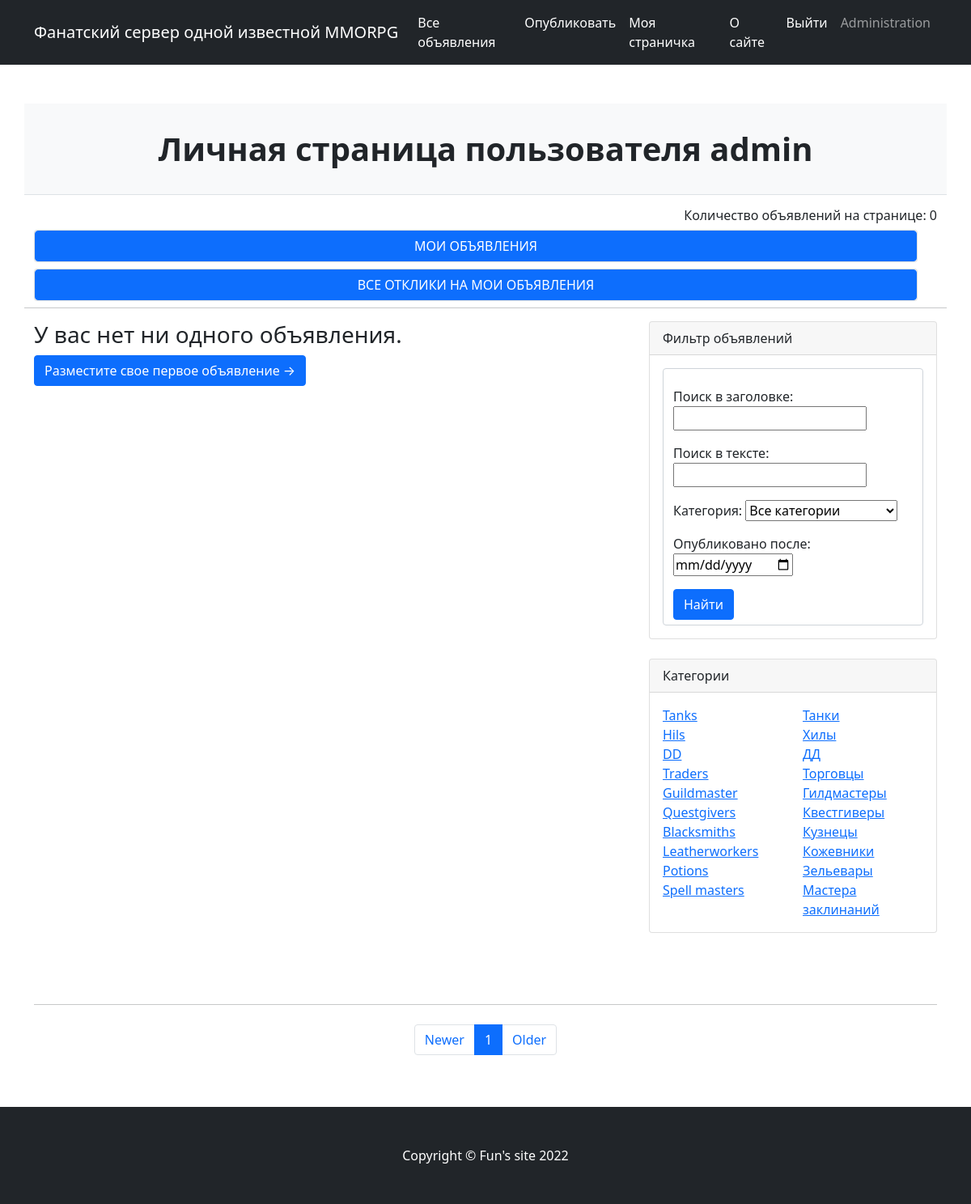
/board/myads/ (signed in), run on an earlier commit of the app's database.
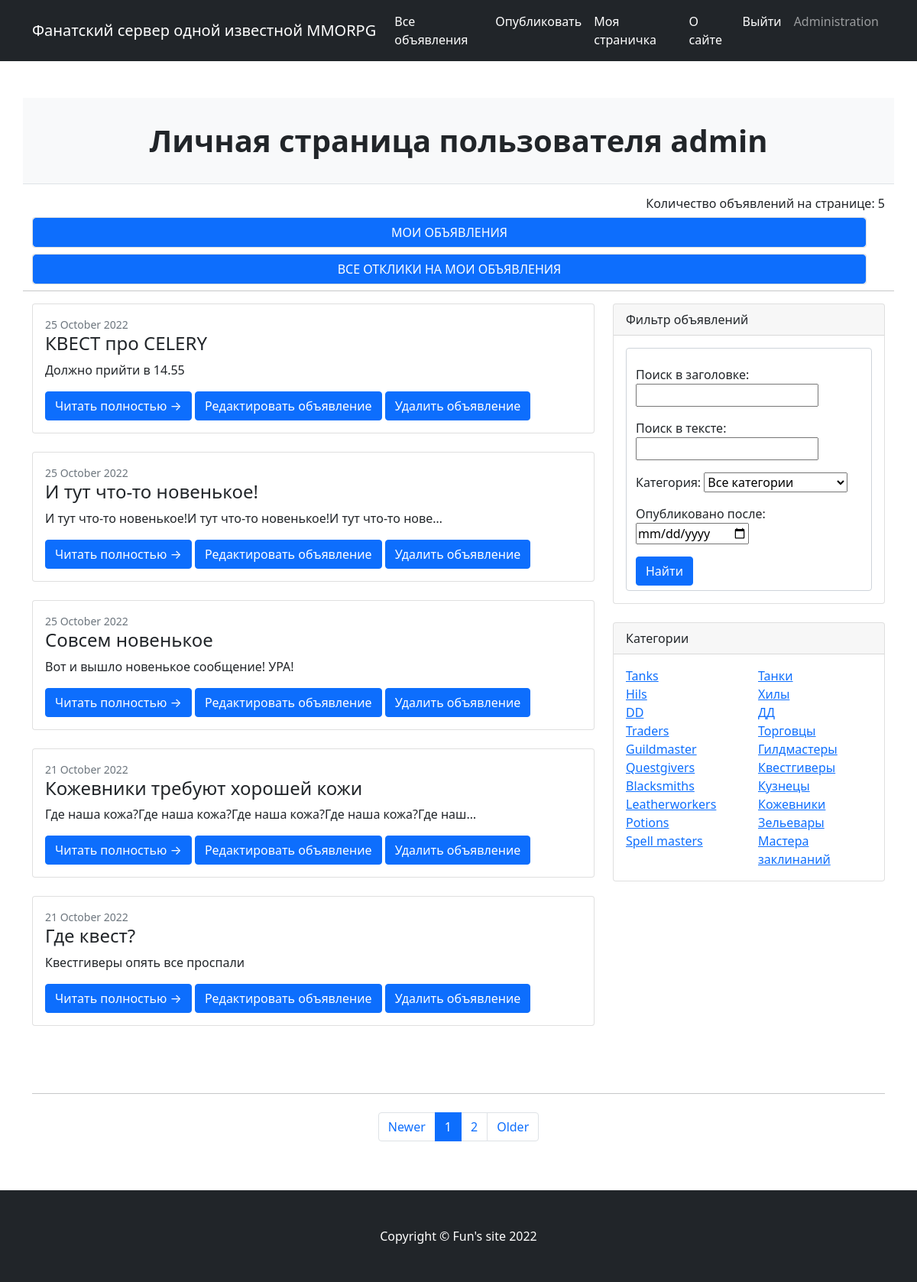
And on a later commit of the database.
### board/models.py (models this page shows, shortened)
class Ad(models.Model):
    TYPE = (
        ('Tanks', 'Танки'),
        ('Hils', 'Хилы'),
        ('DD', 'ДД'),
        ('Traders', 'Торговцы'),
        ('Guildmaster', 'Гилдмастеры'),
        ('Questgivers', 'Квестгиверы'),
        ('Blacksmiths', 'Кузнецы'),
        ('Leatherworkers', 'Кожевники'),
        ('Potions', 'Зельевары'),
        ('Spell masters', 'Мастера заклинаний'),
    )
    author = models.ForeignKey(User, on_delete=models.CASCADE, verbose_name='Автор объявления')
    title = models.CharField(max_length=64, verbose_name='Заголовок объявления')
    text = models.TextField(verbose_name='Текст объявления')
    category = models.CharField(max_length=16, choices=TYPE, default='Tanks', verbose_name='Категория объявления')
    dt_create = models.DateTimeField(auto_now_add=True)
    isnew = models.BooleanField(default=True)
    uploads = models.FileField(upload_to='uploads/', blank=True, verbose_name='Загрузить файл')
    def get_absolute_url(self):
        return reverse('ad_detail', args=[str(self.id)])

### board/views.py (the view)
# urls.py: path('myads/', MyAdList.as_view(), name='my_ads'),
class MyAdList(PermissionRequiredMixin, ListView):
    permission_required = ('board.view_ad',
                           'board.delete_ad',
                           'board.change_ad',
                           'board.view_response',
                           'board.delete_response',
                           'board.change_response',
                           )
    model = Ad
    ordering = '-dt_create'
    template_name = 'myads.html'
    context_object_name = 'myads'
    paginate_by = 5
    def get_filter(self):
        queryset = super().get_queryset()
        return MyAdFilter(self.request.GET, queryset=queryset.filter(author=self.request.user))
    def get_queryset(self):
        return self.get_filter().qs
    def get_context_data(self, *args, **kwargs):
        return {
            **super().get_context_data(*args, **kwargs),
            'filterset': self.get_filter(),
        }

### board/context_processors.py (called while the page is built)
def navigate_context(request):
    category_type = Ad.TYPE
    current_user = request.user
    isaut = True if current_user.is_authenticated else False
    test = 'Оставь здесь свой отклик'
    responses = Response.objects.all()
    context = {
        'responses': responses,
        'vartest': test,
        'category_type': category_type,
        'current_user': current_user,
        'isaut': isaut,
    }
    return context

### board/templatetags/custom_tags.py (called while the page is built)
@register.simple_tag(takes_context=True)
def url_replace(context, **kwargs):
   d = context['request'].GET.copy()
   for k, v in kwargs.items():
       d[k] = v
   return d.urlencode()

### templates/myads.html (shortened to what this page needs)
{% extends 'flatpages/default.html' %}
{% load custom_tags %}
{% block content %}
<header class="py-3 bg-light border-bottom mb-3">
    <div class="container">
        <div class="text-center my-3">
            <h1 class="fw-bolder">Личная страница пользователя {{user.username}}</h1>
        </div>
    </div>
</header>
<h6 align='right' > Количество объявлений на странице: {{myads|length}}</h6>
<div class="row">
    <div class="col-lg-12">
        <div class="card mb-2">
            <a class="btn btn-primary" href="{% url 'my_ads' %}">МОИ ОБЪЯВЛЕНИЯ</a>
        </div>
        <div class="col-lg-12">
            <div class="card mb-2">
                <a class="btn btn-primary" href="{% url 'my_responses' %}">ВСЕ ОТКЛИКИ НА МОИ ОБЪЯВЛЕНИЯ</a>
            </div>
        </div>
    </div>
</div>
<hr>
<div class="col-lg-8">
    {% if myads %}
    <div class="row">
        <div class="col-lg-12">
            {% for ad in myads %}
            <div class="card mb-4">
                <div class="card-body">
                    <div class="small text-muted">{{ ad.dt_create|date:'d F Y' }}</div>
                    <h2 class="card-title h4">{{ ad.title }}</h2>
                    <p class="card-text">{{ ad.text|truncatechars:64 }}</p>
                    <a class="btn btn-primary" href="{{ ad.get_absolute_url }}">Читать полностью →</a>
                    <a class="btn btn-primary" href="{% url 'ad_edit' ad.pk %}">Редактировать объявление</a>
                    <a class="btn btn-primary" href="{% url 'ad_delete' ad.pk %}">Удалить объявление</a>
                </div>
            </div>
            {% endfor %}
        </div>
    </div>
    {% else %}
    <h3> У вас нет ни одного объявления.</h3>
    <a class="btn btn-primary" href="{% url 'ad_create' %}">Разместите свое первое объявление →</a>
    {% endif %}
</div>
<div class="col-lg-4">
    <div class="card mb-4">
        <div class="card-header">Фильтр объявлений</div>
        <div class="card-body">
            <form class="form-control" type="text" align='' action="" method="get">
                <p>{{ filterset.form.as_p }}</p>
                <input class="btn btn-primary" type="submit" value="Найти">
            </form>
        </div>
    </div>
    <div class="card mb-4">
        <div class="card-header">Категории</div>
        <div class="card-body">
            <div class="row">
                <div class="col-sm-6">
                    <ul class="list-unstyled mb-0">
                        {% for cat in category_type %}
                        <li><a href="http://127.0.0.1:8000/board/myads/?title=&text=&category={{cat.0}}&dt_create=">{{cat.0}}</a>
                        </li>
                        {% endfor %}
                    </ul>
                </div>
                <div class="col-sm-6">
                    <ul class="list-unstyled mb-0">
                        {% for cat in category_type %}
                        <li><a href="http://127.0.0.1:8000/board/myads/?title=&text=&category={{cat.0}}&dt_create=">{{cat.1}}</a>
                        </li>
                        {% endfor %}
                    </ul>
                </div>
            </div>
        </div>
    </div>
</div>
<p><strong>&nbsp;</strong></p>
<nav aria-label="Pagination">
    <hr class="my-4"/>
    <ul class="pagination justify-content-center my-4">
        <li class="page-item"><a class="page-link" href="?{% url_replace page=1 %}" tabindex="-1" aria-disabled="true">Newer</a></li>
        <li class="page-item active"><a class="page-link" href="?page={{page_obj.number}}">{{page_obj.number}}</a></li>
        {% if page_obj.has_next %}
            <li class="page-item">
                <a class="page-link" href="?{% url_replace page=page_obj.next_page_number %}">{{page_obj.next_page_number}}</a>
            </li>
        {% endif %}
        <li class="page-item"><a class="page-link" href="?{% url_replace page=page_obj.paginator.num_pages %}">Older</a></li>
    </ul>
</nav>
{% endblock content %}

What changed in the data, as far as the page shows it:
added Ad: dt_create "25 October 2022", title "КВЕСТ про CELERY", text "Должно прийти в 14.55"
added Ad: dt_create "25 October 2022", title "И тут что-то новенькое!", text "И тут что-то новенькое!И тут что-то новенькое!И тут что-то нове…"
added Ad: dt_create "25 October 2022", title "Совсем новенькое", text "Вот и вышло новенькое сообщение! УРА!"
added Ad: dt_create "21 October 2022", title "Кожевники требуют хорошей кожи", text "Где наша кожа?Где наша кожа?Где наша кожа?Где наша кожа?Где наш…"
added Ad: dt_create "21 October 2022", title "Где квест?", text "Квестгиверы опять все проспали"
Also different on the page:
{{ myads|length }}: "0" → "5"
{{ page_obj.next_page_number }}: (not shown) → "2"
text no longer shown: "У вас нет ни одного объявления. Разместите свое первое объявление →"
